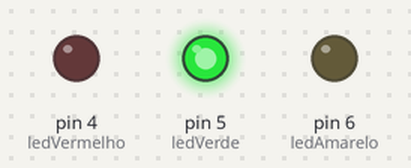
Recording of a sketch running on a simulated Arduino Uno, built with avr-gcc and run on an emulated ATmega328P. On the bench: output pins drawn as LEDs (lit = HIGH).

Above: at 0.1 s.
At 50.1 s:
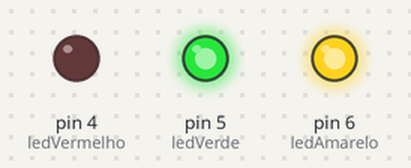
At 60.1 s:
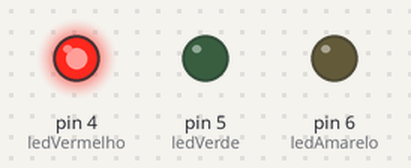
Timing chart, 0 to 91.5 s (numbered marks = the images above):
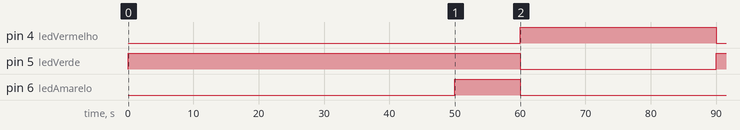

Measured:
- by itself, pin 4 (ledVermelho): LOW → HIGH at 60.0 s, → LOW 30.0 s later
- by itself, pin 5 (ledVerde): LOW → HIGH at 0.00 s, → LOW 60.0 s later, → HIGH 30.0 s later
- by itself, pin 6 (ledAmarelo): LOW → HIGH at 50.0 s, → LOW 10.0 s later

The sketch:

sinal_luminoso_basico.ino
```cpp
const byte ledVermelho = 4;
const byte ledVerde = 5;
const byte ledAmarelo = 6;


void setup() {
  pinMode(ledVermelho,OUTPUT);
  pinMode(ledVerde,OUTPUT);
  pinMode(ledAmarelo,OUTPUT);

}

void loop() {
  digitalWrite(ledVermelho,LOW);
  digitalWrite(ledVerde,HIGH);
  delay(50000);
  digitalWrite(ledVerde,HIGH);
  digitalWrite(ledAmarelo,HIGH);
  delay(10000);
  digitalWrite(ledVermelho,HIGH);
  digitalWrite(ledAmarelo,LOW);
  digitalWrite(ledVerde,LOW);
   delay(30000);
}
```
